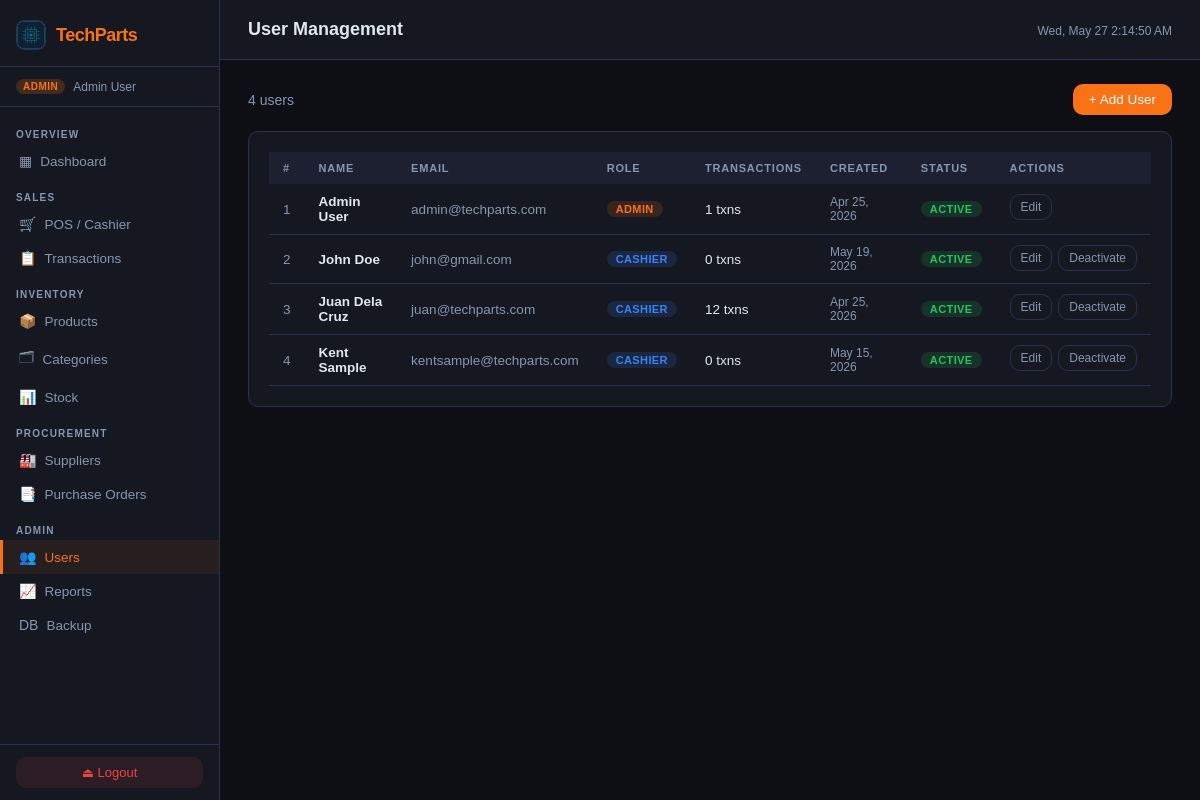
The page /pages/users.php (signed in) on the database its author committed.
### tables this page shows
CREATE TABLE `user` (
  `ID` int NOT NULL AUTO_INCREMENT,
  `Name` varchar(100) NOT NULL,
  `Email` varchar(254) NOT NULL,
  `Password` varchar(255) NOT NULL,
  `Role` enum('Admin','Cashier') NOT NULL,
  `IsActive` tinyint(1) DEFAULT '1',
  `CreatedAt` timestamp NULL DEFAULT CURRENT_TIMESTAMP,
  PRIMARY KEY (`ID`),
  UNIQUE KEY `Email` (`Email`)
);

### includes/config.php (called while the page is built, shortened)
<?php
function currentUser(): array
{
    return [
        'id'   => $_SESSION['user_id']   ?? null,
        'name' => $_SESSION['user_name'] ?? 'Guest',
        'role' => $_SESSION['role']      ?? 'Viewer',
    ];
}

### pages/users.php (the view, shortened to what this page needs)
<?php
require_once __DIR__ . '/../includes/config.php';
$pageTitle = 'User Management';
$db = getDB();
$users = $db->query("
    SELECT u.*, COUNT(t.ID) AS TxnCount
    FROM User u
    LEFT JOIN Transaction t ON t.Cashier_ID = u.ID
    GROUP BY u.ID
    ORDER BY u.Role, u.Name
")->fetchAll();
include __DIR__ . '/../includes/header.php';
?>
<link rel="stylesheet" href="/css/users.css">
<div class="toolbar">
  <span style="color:var(--text-muted)"><?= count($users) ?> users</span>
  <button class="btn btn-primary" onclick="openAddUser()">+ Add User</button>
</div>
<div class="card">
  <div class="table-wrap">
    <table>
      <thead>
        <tr>
          <th>#</th>
          <th>Name</th>
          <th>Email</th>
          <th>Role</th>
          <th>Transactions</th>
          <th>Created</th>
          <th>Status</th>
          <th>Actions</th>
        </tr>
      </thead>
      <tbody>
        <?php foreach ($users as $index => $u): ?>
          <tr>
            <td style="color:var(--text-muted)"><?= $index + 1 ?></td>
            <td style="font-weight:600"><?= htmlspecialchars($u['Name']) ?></td>
            <td style="color:var(--text-muted)"><?= htmlspecialchars($u['Email']) ?></td>
            <td>
              <?php $rc = match ($u['Role']) {
                'Admin' => 'orange',
                'Cashier' => 'blue',
                default => 'gray'
              }; ?>
              <span class="badge badge-<?= $rc ?>"><?= $u['Role'] ?></span>
            </td>
            <td><?= $u['TxnCount'] ?> txns</td>
            <td style="color:var(--text-muted);font-size:12px"><?= date('M d, Y', strtotime($u['CreatedAt'])) ?></td>
            <td><span class="badge badge-<?= $u['IsActive'] ? 'green' : 'red' ?>"><?= $u['IsActive'] ? 'Active' : 'Inactive' ?></span></td>
            <td style="display:flex;gap:6px">
              <button class="btn btn-ghost btn-sm" onclick='editUser(<?= json_encode($u, JSON_HEX_APOS | JSON_HEX_TAG) ?>)'>Edit</button>
              <?php if ($u['ID'] != $_SESSION['user_id']): ?>
                <form method="POST">
                  <button type="button" class="btn btn-ghost btn-sm" onclick="confirmDelete('<?= $u['IsActive'] ? 'Deactivate' : 'Activate' ?> this user account?', this.closest('form'))"><?= $u['IsActive'] ? 'Deactivate' : 'Activate' ?></button>
                </form>
              <?php endif; ?>
            </td>
          </tr>
        <?php endforeach; ?>
      </tbody>
    </table>
  </div>
</div>
<?php include __DIR__ . '/../includes/footer.php'; ?>

### includes/header.php (shortened to what this page needs)
<?php
$user = currentUser();
$page = basename($_SERVER['PHP_SELF'], '.php');
?>
<!DOCTYPE html>
<html lang="en">
<head>
  <link rel="stylesheet" href="/css/style.css">
</head>
<body>
  <nav class="sidebar">
    <div class="sidebar-brand">
      <?php $logoClass = 'sidebar-logo'; include __DIR__ . '/logo.php'; ?>
      <span class="brand-name">TechParts</span>
    </div>
    <div class="sidebar-role">
      <span class="role-badge role-<?= strtolower($user['role']) ?>"><?= $user['role'] ?></span>
      <span class="user-name"><?= htmlspecialchars($user['name']) ?></span>
    </div>
    <ul class="nav-links">
      <li class="nav-section">OVERVIEW</li>
      <li class="<?= $page === 'dashboard' ? 'active' : '' ?>">
        <a href="/pages/dashboard.php"><i class="ico">▦</i> Dashboard</a>
      </li>
      <?php if (in_array($user['role'], ['Admin', 'Cashier', 'User'])): ?>
        <li class="nav-section">SALES</li>
        <?php if (in_array($user['role'], ['Admin', 'Cashier'])): ?>
          <li class="<?= $page === 'cashier' ? 'active' : '' ?>">
            <a href="/pages/cashier.php"><i class="ico">🛒</i> POS / Cashier</a>
          </li>
        <?php endif; ?>
        <li class="<?= $page === 'transactions' ? 'active' : '' ?>">
          <a href="/pages/transactions.php"><i class="ico">📋</i> Transactions</a>
        </li>
      <?php endif; ?>
      <li class="nav-section">INVENTORY</li>
      <li class="<?= $page === 'products' ? 'active' : '' ?>">
        <a href="/pages/products.php"><i class="ico">📦</i> Products</a>
      </li>
      <li class="<?= $page === 'categories' ? 'active' : '' ?>">
        <a href="/pages/categories.php"><i class="ico">🗂</i> Categories</a>
      </li>
      <li class="<?= $page === 'stock' ? 'active' : '' ?>">
        <a href="/pages/stock.php"><i class="ico">📊</i> Stock</a>
      </li>
      <li class="nav-section">PROCUREMENT</li>
      <li class="<?= $page === 'suppliers' ? 'active' : '' ?>">
        <a href="/pages/suppliers.php"><i class="ico">🏭</i> Suppliers</a>
      </li>
      <li class="<?= $page === 'purchase_orders' ? 'active' : '' ?>">
        <a href="/pages/purchase_orders.php"><i class="ico">📑</i> Purchase Orders</a>
      </li>
      <?php if ($user['role'] === 'Admin'): ?>
        <li class="nav-section">ADMIN</li>
        <li class="<?= $page === 'users' ? 'active' : '' ?>">
          <a href="/pages/users.php"><i class="ico">👥</i> Users</a>
        </li>
        <li class="<?= $page === 'reports' ? 'active' : '' ?>">
          <a href="/pages/reports.php"><i class="ico">📈</i> Reports</a>
        </li>
        <li class="<?= $page === 'backup' ? 'active' : '' ?>">
          <a href="/pages/backup.php"><i class="ico">DB</i> Backup</a>
        </li>
      <?php endif; ?>
    </ul>
    <div class="sidebar-footer">
      <a href="/pages/logout.php" class="logout-btn" data-confirm-logout>⏏ Logout</a>
    </div>
  </nav>
  <main class="main-content">
    <header class="top-bar">
      <h1 class="page-title"><?= htmlspecialchars($pageTitle ?? 'Dashboard') ?></h1>
      <div class="top-bar-right">
        <span class="date-display" id="live-clock"></span>
      </div>
    </header>
    <div class="page-body">

### rows shown on the page
user: Role "ADMIN", Name "Admin User", Email "admin@techparts.com", TxnCount "1", CreatedAt "Apr 25, 2026", IsActive "ACTIVE"
user: Name "John Doe", Email "john@gmail.com", Role "CASHIER", TxnCount "0", CreatedAt "May 19, 2026", IsActive "ACTIVE"
user: Name "Juan Dela Cruz", Email "juan@techparts.com", Role "CASHIER", TxnCount "12", CreatedAt "Apr 25, 2026", IsActive "ACTIVE"
user: Name "Kent Sample", Email "kentsample@techparts.com", Role "CASHIER", TxnCount "0", CreatedAt "May 15, 2026", IsActive "ACTIVE"

### other values the page prints
$pageTitle "User Management"
count($users) "4"
